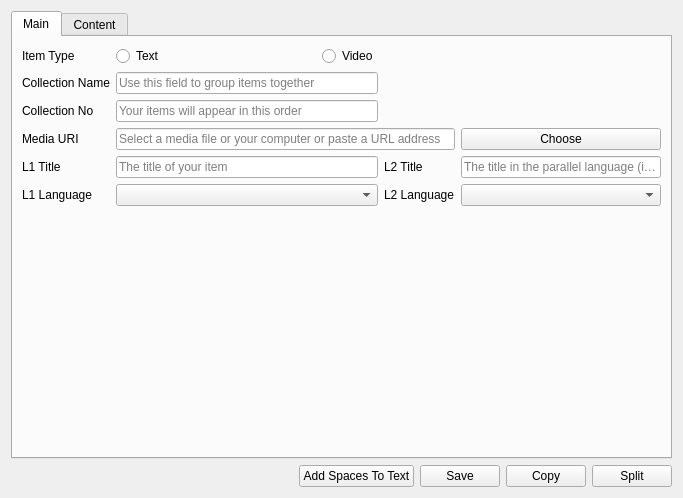
<?xml version="1.0" encoding="UTF-8"?>
<ui version="4.0">
 <class>ItemDialog</class>
 <widget class="QWidget" name="ItemDialog">
  <property name="geometry">
   <rect>
    <x>0</x>
    <y>0</y>
    <width>683</width>
    <height>498</height>
   </rect>
  </property>
  <property name="windowTitle">
   <string>Item</string>
  </property>
  <layout class="QVBoxLayout" name="verticalLayout">
   <item>
    <widget class="QTabWidget" name="tabWidget">
     <property name="currentIndex">
      <number>0</number>
     </property>
     <widget class="QWidget" name="tab">
      <attribute name="title">
       <string>Main</string>
      </attribute>
      <layout class="QVBoxLayout" name="verticalLayout_2">
       <item>
        <layout class="QHBoxLayout" name="horizontalLayout_3" stretch="1">
         <item>
          <layout class="QGridLayout" name="gridLayout" columnstretch="0,1,0,0,1">
           <item row="0" column="0">
            <widget class="QLabel" name="label">
             <property name="text">
              <string>Item Type</string>
             </property>
            </widget>
           </item>
           <item row="0" column="1">
            <widget class="QRadioButton" name="rbText">
             <property name="text">
              <string>Text</string>
             </property>
            </widget>
           </item>
           <item row="0" column="2">
            <widget class="QRadioButton" name="rbVideo">
             <property name="text">
              <string>Video</string>
             </property>
            </widget>
           </item>
           <item row="1" column="0">
            <widget class="QLabel" name="label_2">
             <property name="text">
              <string>Collection Name</string>
             </property>
            </widget>
           </item>
           <item row="1" column="1" colspan="2">
            <widget class="QLineEdit" name="leCollectionName">
             <property name="inputMask">
              <string/>
             </property>
             <property name="placeholderText">
              <string>Use this field to group items together</string>
             </property>
            </widget>
           </item>
           <item row="2" column="0">
            <widget class="QLabel" name="label_3">
             <property name="text">
              <string>Collection No</string>
             </property>
            </widget>
           </item>
           <item row="2" column="1" colspan="2">
            <widget class="QLineEdit" name="leCollectionNo">
             <property name="inputMask">
              <string/>
             </property>
             <property name="placeholderText">
              <string>Your items will appear in this order</string>
             </property>
            </widget>
           </item>
           <item row="3" column="0">
            <widget class="QLabel" name="label_4">
             <property name="text">
              <string>Media URI</string>
             </property>
            </widget>
           </item>
           <item row="4" column="0">
            <widget class="QLabel" name="label_5">
             <property name="text">
              <string>L1 Title</string>
             </property>
            </widget>
           </item>
           <item row="4" column="1" colspan="2">
            <widget class="QLineEdit" name="leL1Title">
             <property name="inputMask">
              <string/>
             </property>
             <property name="text">
              <string/>
             </property>
             <property name="placeholderText">
              <string>The title of your item</string>
             </property>
            </widget>
           </item>
           <item row="4" column="3">
            <widget class="QLabel" name="label_6">
             <property name="text">
              <string>L2 Title</string>
             </property>
            </widget>
           </item>
           <item row="4" column="4">
            <widget class="QLineEdit" name="leL2Title">
             <property name="inputMask">
              <string/>
             </property>
             <property name="text">
              <string/>
             </property>
             <property name="placeholderText">
              <string>The title in the parallel language (if any)</string>
             </property>
            </widget>
           </item>
           <item row="5" column="0">
            <widget class="QLabel" name="label_8">
             <property name="text">
              <string>L1 Language</string>
             </property>
            </widget>
           </item>
           <item row="5" column="1" colspan="2">
            <widget class="QComboBox" name="cbL1Language">
             <property name="toolTip">
              <string>This is the language you are learning</string>
             </property>
            </widget>
           </item>
           <item row="5" column="3">
            <widget class="QLabel" name="label_7">
             <property name="text">
              <string>L2 Language</string>
             </property>
            </widget>
           </item>
           <item row="5" column="4">
            <widget class="QComboBox" name="cbL2Language">
             <property name="toolTip">
              <string>This is the language you already know</string>
             </property>
            </widget>
           </item>
           <item row="3" column="4">
            <widget class="QPushButton" name="pbChoose">
             <property name="text">
              <string>Choose</string>
             </property>
            </widget>
           </item>
           <item row="3" column="1" colspan="3">
            <widget class="QLineEdit" name="leMediaURI">
             <property name="placeholderText">
              <string>Select a media file or your computer or paste a URL address</string>
             </property>
            </widget>
           </item>
          </layout>
         </item>
        </layout>
       </item>
       <item>
        <spacer name="verticalSpacer">
         <property name="orientation">
          <enum>Qt::Vertical</enum>
         </property>
         <property name="sizeHint" stdset="0">
          <size>
           <width>20</width>
           <height>247</height>
          </size>
         </property>
        </spacer>
       </item>
      </layout>
     </widget>
     <widget class="QWidget" name="tab_2">
      <attribute name="title">
       <string>Content</string>
      </attribute>
      <layout class="QVBoxLayout" name="verticalLayout_3">
       <item>
        <layout class="QGridLayout" name="gridLayout_2">
         <item row="0" column="0">
          <widget class="QLabel" name="label_9">
           <property name="text">
            <string>&lt;b&gt;Language 1 Content&lt;/b&gt; (language you are learning)</string>
           </property>
          </widget>
         </item>
         <item row="0" column="1">
          <widget class="QLabel" name="label_10">
           <property name="text">
            <string>&lt;b&gt;Language 2 Content&lt;/b&gt; (language you know, not required)</string>
           </property>
          </widget>
         </item>
         <item row="1" column="0">
          <widget class="QsciScintilla" name="teL1Content">
           <property name="toolTip">
            <string/>
           </property>
           <property name="whatsThis">
            <string/>
           </property>
          </widget>
         </item>
         <item row="1" column="1">
          <widget class="QsciScintilla" name="teL2Content">
           <property name="toolTip">
            <string/>
           </property>
           <property name="whatsThis">
            <string/>
           </property>
          </widget>
         </item>
        </layout>
       </item>
      </layout>
     </widget>
    </widget>
   </item>
   <item>
    <layout class="QHBoxLayout" name="horizontalLayout">
     <item>
      <spacer name="horizontalSpacer">
       <property name="orientation">
        <enum>Qt::Horizontal</enum>
       </property>
       <property name="sizeHint" stdset="0">
        <size>
         <width>40</width>
         <height>20</height>
        </size>
       </property>
      </spacer>
     </item>
     <item>
      <widget class="QPushButton" name="pbSegment">
       <property name="text">
        <string>Add Spaces To Text</string>
       </property>
      </widget>
     </item>
     <item>
      <widget class="QPushButton" name="pbSave">
       <property name="text">
        <string>Save</string>
       </property>
      </widget>
     </item>
     <item>
      <widget class="QPushButton" name="pbCopy">
       <property name="text">
        <string>Copy</string>
       </property>
      </widget>
     </item>
     <item>
      <widget class="QPushButton" name="pbSplit">
       <property name="text">
        <string>Split</string>
       </property>
      </widget>
     </item>
    </layout>
   </item>
  </layout>
 </widget>
 <customwidgets>
  <customwidget>
   <class>QsciScintilla</class>
   <extends>QFrame</extends>
   <header>Qsci/qsciscintilla.h</header>
  </customwidget>
 </customwidgets>
 <resources/>
 <connections/>
</ui>
